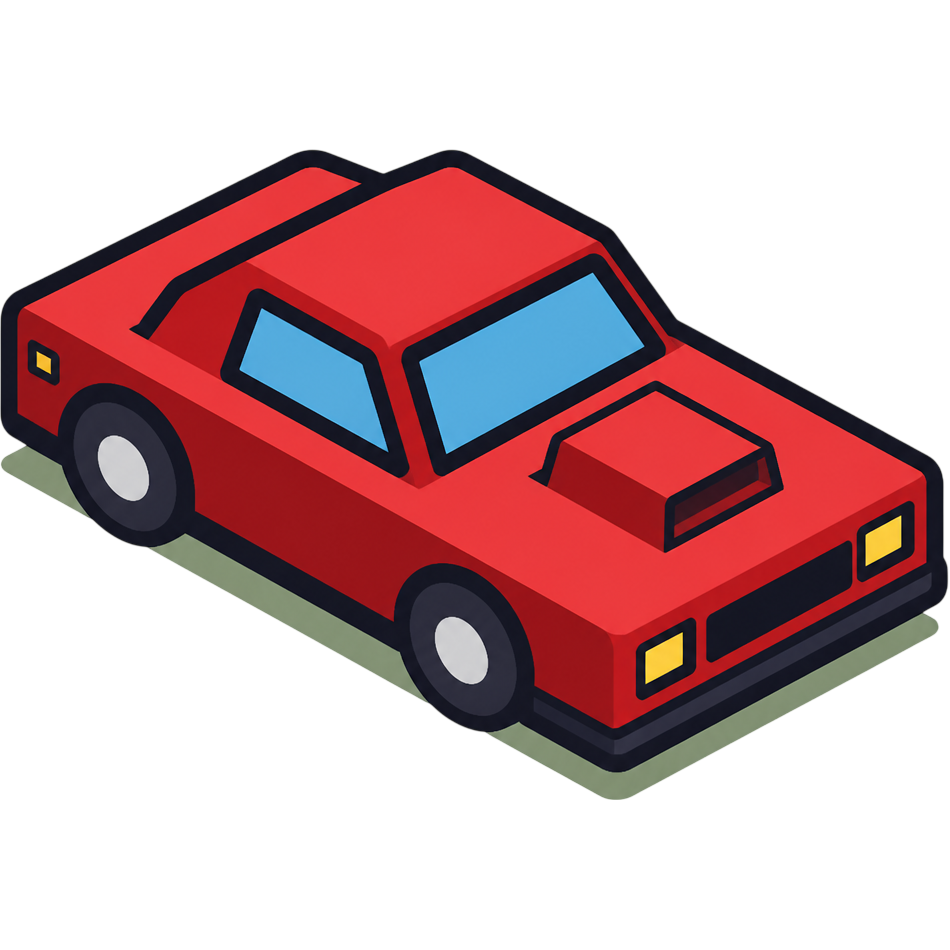
#> input picture art/generated/brutus-test1.png, 950 x 950 px
$ python split_ai_car.py ../art/generated/brutus-test1.png ../art/generated/bay-mechanic.png 1.0 5
#> lines starting #> are read from the running program, lines starting #| are printed output that depends on the picture
"""Splits an AI-generated car (painted in one saturated colour) into the game's 3 layers.

shadow  : the ground shadow (non-outline pixels below the car body, made black at ~28% alpha)
body    : paint pixels converted to greyscale (tinted in-game)
details : everything else (outline, windows, wheels, lights)

Usage: python3 -I tools/split_ai_car.py <in.png> <out_dir> [paint_hue_deg=0] [width=256]
"""
import colorsys
import os
import sys

from PIL import Image

src, out = sys.argv[1], sys.argv[2]
paint_hue = float(sys.argv[3]) if len(sys.argv) > 3 else 0.0
target_w = int(sys.argv[4]) if len(sys.argv) > 4 else 256

im = Image.open(src).convert('RGBA')
#> im is the input picture: PIL image 950x950 RGBA; mean R, G, B, A 80.6, 41.1, 44, 107.9
bbox = im.getbbox()
#> bbox = (0, 149, 949, 800)
im = im.crop(bbox)
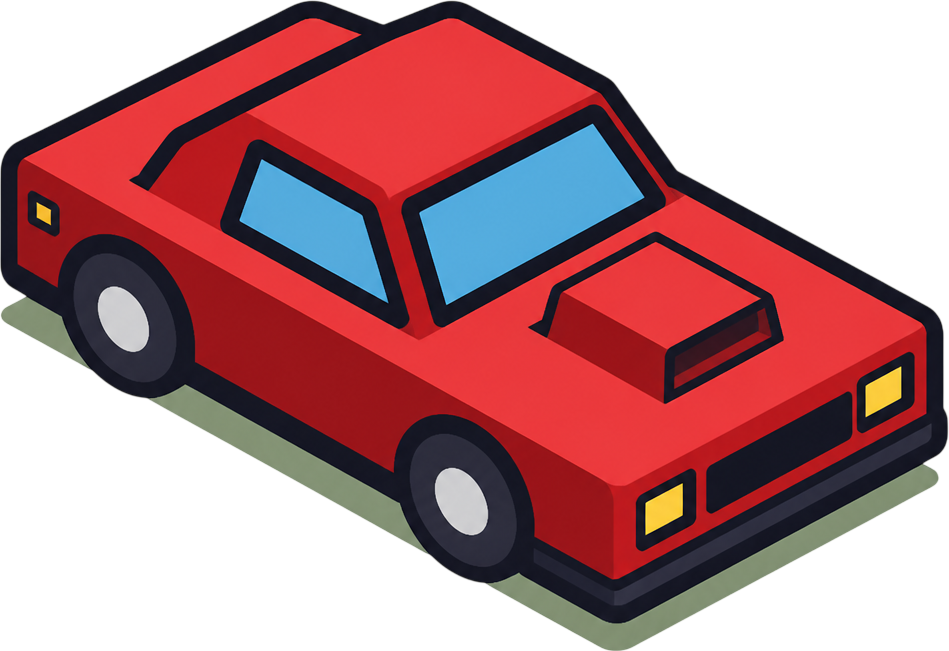
#> im: PIL image 949x651 RGBA; mean R, G, B, A 117.7, 60, 64.3, 157.7; transparent parts drawn white
w, h = im.size
#> w = 949; h = 651
px = im.load()
body = Image.new('RGBA', im.size)
#> body: PIL image 949x651 RGBA; every value is 0
det = Image.new('RGBA', im.size)
sh = Image.new('RGBA', im.size)
bp, dp, sp = body.load(), det.load(), sh.load()


def hue_dist(a, b):
    d = abs(a - b) % 360
    return min(d, 360 - d)


for y in range(h):
    for x in range(w):
        r, g, b, a = px[x, y]
        if a == 0:
            continue
        hh, ll, ss = colorsys.rgb_to_hls(r / 255, g / 255, b / 255)
        hue = hh * 360
        if ss > 0.35 and 0.15 < ll < 0.85 and hue_dist(hue, paint_hue) < 25:
            v = int(255 * min(1.0, ll * 1.35))
            bp[x, y] = (v, v, v, a)
        elif ss < 0.45 and 0.35 < ll < 0.75 and 70 < hue < 160:
            # greenish semi-transparent ground shadow picked up from the reference background
            sp[x, y] = (0, 0, 0, 72)
        else:
            dp[x, y] = (r, g, b, a)

os.makedirs(out, exist_ok=True)
scale = target_w / w
size = (target_w, max(1, round(h * scale)))
for name, layer in (('shadow', sh), ('body', body), ('details', det)):
    layer.resize(size, Image.LANCZOS).save(os.path.join(out, f'{name}.png'))
#> this loop made 3 passes
#> name on passes 1 to 3: 'shadow', 'body', 'details'
print('ok', size)
#| ok (5, 3)

$ run again, on art/generated/bay-paint.png
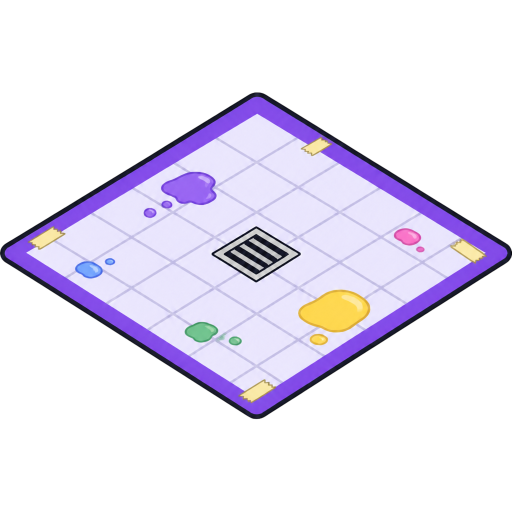
#> input picture art/generated/bay-paint.png, 1024 x 1024 px (shown at 1/2 size)
#> im is the input picture: PIL image 1024x1024 RGBA; mean R, G, B, A 100.5, 87.1, 128.4, 85.5
#> bbox = (0, 184, 1024, 839)
#> `im = im.crop(bbox)`:
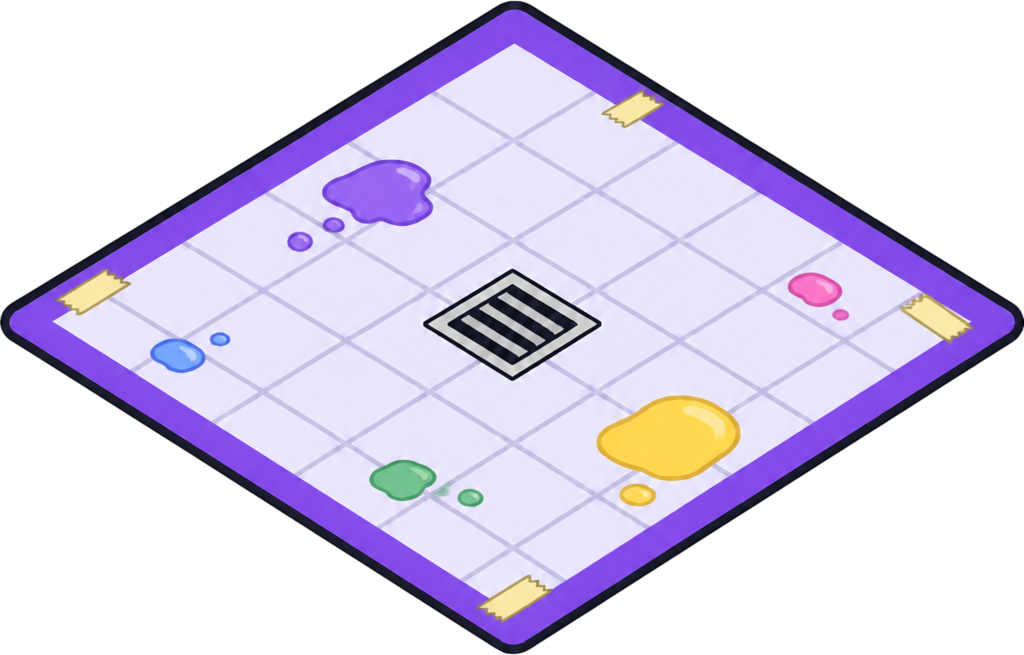
#> im: PIL image 1024x655 RGBA; mean R, G, B, A 157.2, 136.2, 200.8, 133.7; transparent parts drawn white
#> body: PIL image 1024x655 RGBA; every value is 0
#> the loop `for name, layer in (('shadow', sh), ('body', body), ('details', det)):` made 3 passes
#> name on passes 1 to 3: 'shadow', 'body', 'details'
#| ok (5, 3)

$ run again, on art/generated/build-slot.png
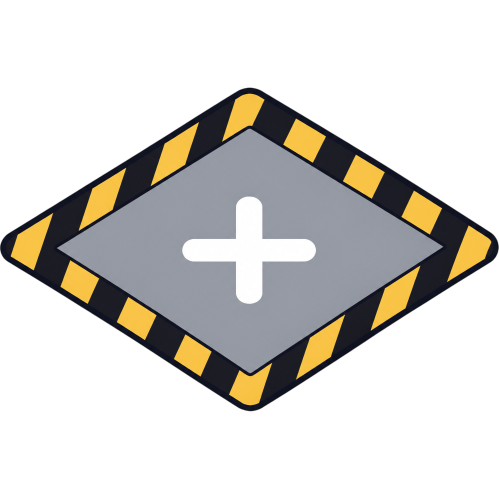
#> input picture art/generated/build-slot.png, 998 x 998 px (shown at 1/2 size)
#> im is the input picture: PIL image 998x998 RGBA; mean R, G, B, A 71.5, 66.2, 55.1, 89.2
#> bbox = (0, 175, 998, 823)
#> `im = im.crop(bbox)`:
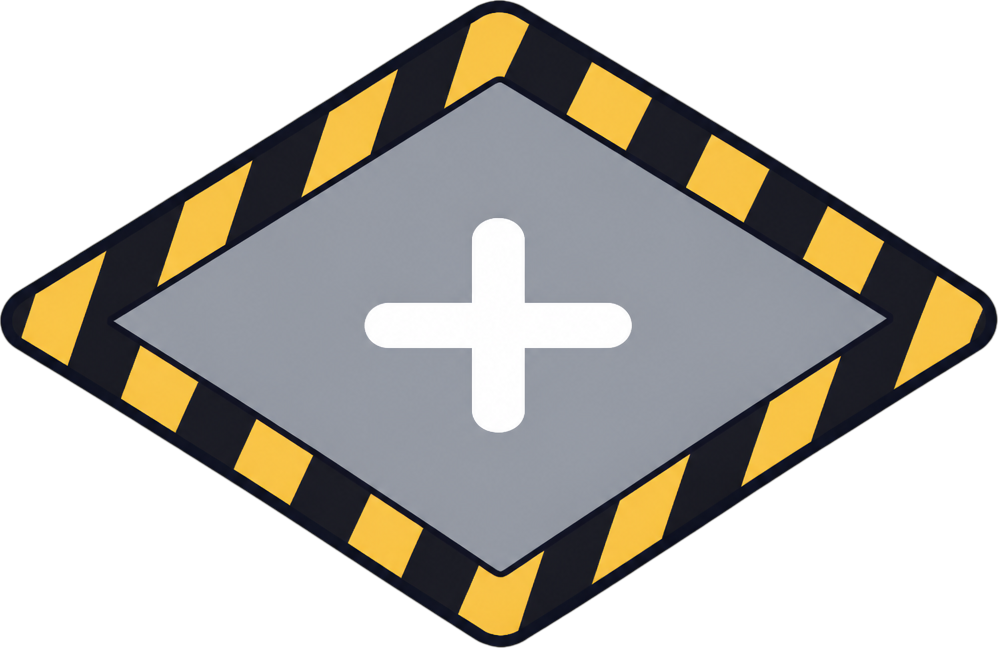
#> im: PIL image 998x648 RGBA; mean R, G, B, A 110.1, 101.9, 84.8, 137.4; transparent parts drawn white
#> body: PIL image 998x648 RGBA; every value is 0
#> the loop `for name, layer in (('shadow', sh), ('body', body), ('details', det)):` made 3 passes
#> name on passes 1 to 3: 'shadow', 'body', 'details'
#| ok (5, 3)
